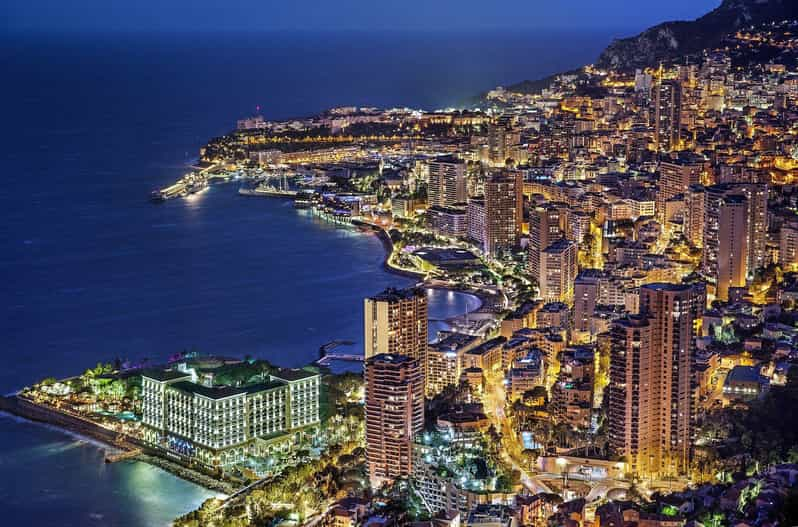
#> input picture slicing/monaco.jpg, 798 x 527 px
$ python zad2.py
#> lines starting #> are read from the running program, lines starting #| are printed output that depends on the picture
import cv2 as cv

image = cv.imread('monaco.jpg')
#> image is the input picture: shape (527, 798, 3); mean B, G, R 91.1, 75, 76
cv.imshow("Image", image)

(h, w) = image.shape[:2]
#> h = 527; w = 798
(cX, cY) = (w // 2, h // 2)
#> cX = 399; cY = 263

roiTop = image[0:cY, 0:w]
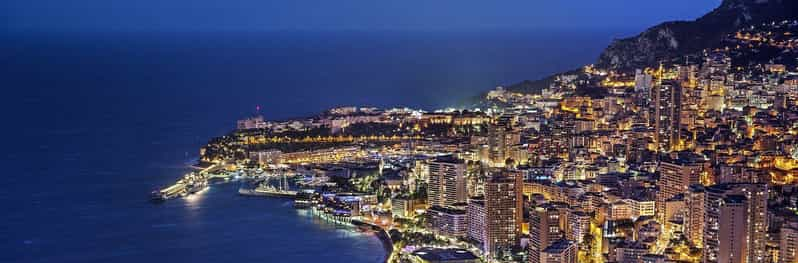
#> roiTop: shape (263, 798, 3); mean B, G, R 98.3, 68.8, 65.3
roiBottom = image[cY:w, 0:w]
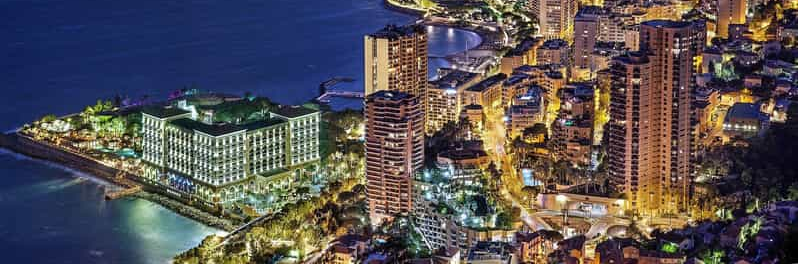
#> roiBottom: shape (264, 798, 3); mean B, G, R 83.9, 81.2, 86.6
cv.imshow("Bottom half", roiBottom)

cv.waitKey(0)
cv.destroyAllWindows()
